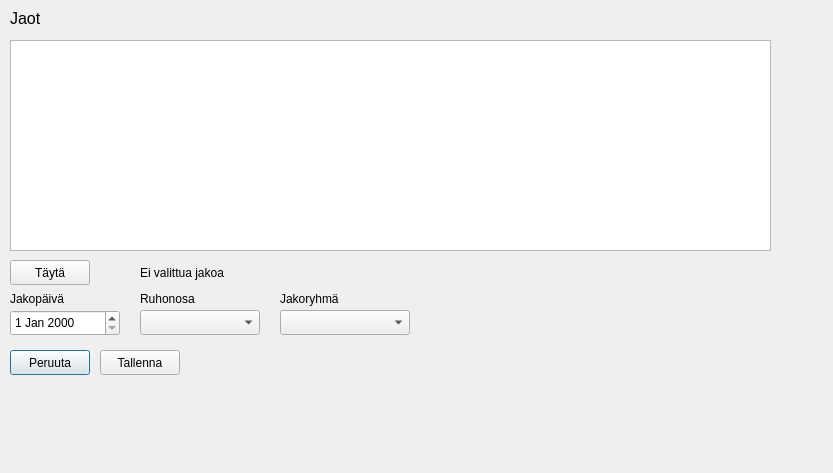
<?xml version="1.0" encoding="UTF-8"?>
<ui version="4.0">
 <class>Dialog</class>
 <widget class="QDialog" name="Dialog">
  <property name="geometry">
   <rect>
    <x>0</x>
    <y>0</y>
    <width>833</width>
    <height>473</height>
   </rect>
  </property>
  <property name="windowTitle">
   <string>Dialog</string>
  </property>
  <widget class="QTableWidget" name="editShareTableWidget">
   <property name="geometry">
    <rect>
     <x>10</x>
     <y>40</y>
     <width>761</width>
     <height>211</height>
    </rect>
   </property>
  </widget>
  <widget class="QDateEdit" name="editShareDateEdit">
   <property name="geometry">
    <rect>
     <x>10</x>
     <y>310</y>
     <width>110</width>
     <height>26</height>
    </rect>
   </property>
  </widget>
  <widget class="QComboBox" name="editSharePortionComboBox">
   <property name="geometry">
    <rect>
     <x>140</x>
     <y>310</y>
     <width>120</width>
     <height>25</height>
    </rect>
   </property>
  </widget>
  <widget class="QComboBox" name="editShareGroupComboBox">
   <property name="geometry">
    <rect>
     <x>280</x>
     <y>310</y>
     <width>130</width>
     <height>25</height>
    </rect>
   </property>
  </widget>
  <widget class="QLabel" name="label">
   <property name="geometry">
    <rect>
     <x>10</x>
     <y>290</y>
     <width>100</width>
     <height>17</height>
    </rect>
   </property>
   <property name="text">
    <string>Jakopäivä</string>
   </property>
  </widget>
  <widget class="QPushButton" name="editShareSavePushButton">
   <property name="geometry">
    <rect>
     <x>100</x>
     <y>350</y>
     <width>80</width>
     <height>25</height>
    </rect>
   </property>
   <property name="text">
    <string>Tallenna</string>
   </property>
  </widget>
  <widget class="QPushButton" name="editShareCancelPushButton">
   <property name="geometry">
    <rect>
     <x>10</x>
     <y>350</y>
     <width>80</width>
     <height>25</height>
    </rect>
   </property>
   <property name="text">
    <string>Peruuta</string>
   </property>
   <property name="default">
    <bool>true</bool>
   </property>
  </widget>
  <widget class="QPushButton" name="editSharePopulatePushButton">
   <property name="geometry">
    <rect>
     <x>10</x>
     <y>260</y>
     <width>80</width>
     <height>25</height>
    </rect>
   </property>
   <property name="text">
    <string>Täytä</string>
   </property>
  </widget>
  <widget class="QLabel" name="label_2">
   <property name="geometry">
    <rect>
     <x>140</x>
     <y>290</y>
     <width>120</width>
     <height>17</height>
    </rect>
   </property>
   <property name="text">
    <string>Ruhonosa</string>
   </property>
  </widget>
  <widget class="QLabel" name="label_3">
   <property name="geometry">
    <rect>
     <x>280</x>
     <y>290</y>
     <width>100</width>
     <height>17</height>
    </rect>
   </property>
   <property name="text">
    <string>Jakoryhmä</string>
   </property>
  </widget>
  <widget class="QLabel" name="label_4">
   <property name="geometry">
    <rect>
     <x>10</x>
     <y>10</y>
     <width>120</width>
     <height>17</height>
    </rect>
   </property>
   <property name="font">
    <font>
     <pointsize>12</pointsize>
    </font>
   </property>
   <property name="text">
    <string>Jaot</string>
   </property>
  </widget>
  <widget class="QLabel" name="editShareChosenLabel">
   <property name="geometry">
    <rect>
     <x>140</x>
     <y>264</y>
     <width>291</width>
     <height>17</height>
    </rect>
   </property>
   <property name="text">
    <string>Ei valittua jakoa</string>
   </property>
  </widget>
 </widget>
 <resources/>
 <connections/>
</ui>
